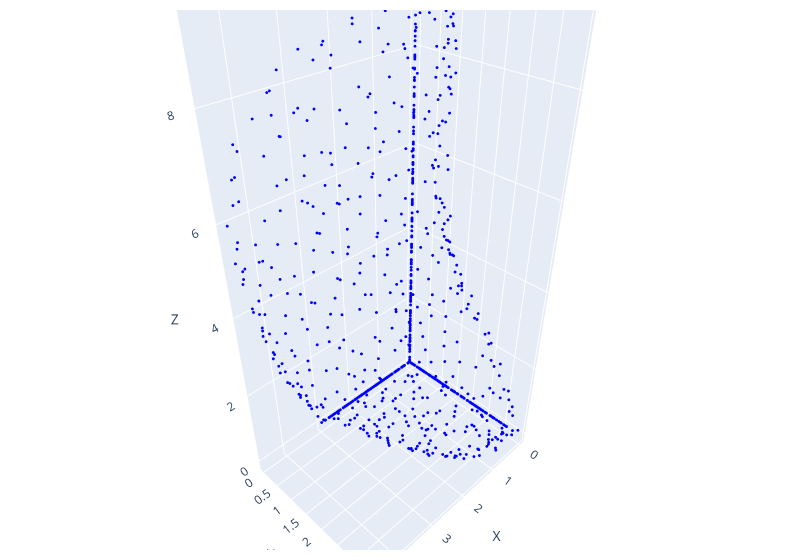

The notebook cell saved with this chart:
### Code cell
# Create a 3D scatter plot
fig = go.Figure(data=[go.Scatter3d(
    x=points[:, 0],
    y=points[:, 1],
    z=points[:, 2],
    mode='markers',
    marker=dict(
        size=1,
        color='blue',  # Color of points
    )
)])

# Update layout for better visualization
fig.update_layout(scene=dict(
                    xaxis_title='X',
                    yaxis_title='Y',
                    zaxis_title='Z'),
                  width=800,
                  margin=dict(r=20, l=10, b=10, t=10))

fig.write_html("predicted_shape.html")
fig.show()

### Figure 1 — Plotly figure (JSON) as saved in the notebook; plotly's stock layout.template omitted (floating-point values rounded to 4 significant figures; data arrays with more than 128 entries replaced by an {"elided": "..."} marker saying what was removed)
{"data": [{"marker": {"color": "blue", "size": 1}, "mode": "markers", "type": "scatter3d", "x": {"elided": "1024 float values"}, "y": {"elided": "1024 float values"}, "z": {"elided": "1024 float values"}}], "layout": {"margin": {"b": 10, "l": 10, "r": 20, "t": 10}, "scene": {"xaxis": {"title": {"text": "X"}}, "yaxis": {"title": {"text": "Y"}}, "zaxis": {"title": {"text": "Z"}}}, "width": 800}}
